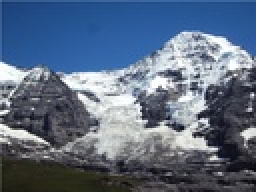
%> input picture M2.JPG, 128 x 96 px, shrunk from 400 x 300 before the run (shown 2 times larger)
$ octave image_plot.m   (GNU Octave 9; MATLAB toolbox functions it lacks are replaced by stand-ins)
%> lines starting %> are read from the running program, lines starting %| are printed output that depends on the picture
### FAST2.m
function [coins] =  FAST2(image, seuil, n)
image = rgb2gray(image);
[l,c] = size(image);
% Detection des caracteristique
coins = [];
for i= 4:l-3
    for j = 4:c-3
        i_p = image(i,j);

        P = [image(i,j-3), image(i+1,j-3), image(i+2,j-2), image(i+3,j-1), image(i+3,j), image(i+3,j+1), image(i+2,j+2), image(i+1,j+3),image(i,j+3), image(i-1,j+3), image(i-2,j+2), image(i-3,j+1), image(i-3,j),image(i-3,j-1) ,image(i-2,j-2) ,image(i-1,j-3)];
         index_P = [i,j-3; i+1,j-3; i+2,j-2; i+3,j-1; i+3,j; i+3,j+1; i+2,j+2; i+1,j+3; i,j+3; i-1,j+3; i-1,j+3; i-2,j+2; i-3,j+1; i-3,j; i-3,j-1; i-2,j-2; i-1,j-3];

        % Seuils de comparaisons
        seuil_haut = i_p + seuil;
        seuil_bas = i_p - seuil;

        % Les conditions
        condition_1 = [ P(1)> seuil_haut, P(5)> seuil_haut, P(9)> seuil_haut, P(13) > seuil_haut];
        condition_2 = [ P(1)< seuil_bas, P(5)< seuil_bas, P(9)< seuil_bas, P(13) < seuil_bas];

        if (sum(condition_1) == 3) || (sum(condition_2) == 3)
            condition_3 = P > seuil_haut;
            condition_4 = P < seuil_bas;

            if sum(sum(condition_3)) >= n || sum(sum(condition_4)) >= n
                    % le point est alors un coin
                %distance = abs(P - P(1));
                %[M, I] = max(distance,[],'all', 'linear');
                %coins = [coins, [index_P(I,2); index_P(I,1)]] ;
                coins = [coins, [j;i]];
            end

        end
    end
end

end

### image_plot.m
clc;
clear all;
close all;

%% Lecture des images
image1 = imread('M2.jpg');
%> image1 is the input picture: size 96x128x3 uint8; mean R, G, B 92.9, 108.5, 130.9
image2 = imread('M3.jpg');
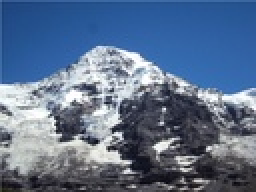
%> input picture M3.JPG, 128 x 96 px, shrunk from 400 x 300 before the run (shown 2 times larger)
%> image2 is the input picture: size 96x128x3 uint8; mean R, G, B 93, 113.1, 142.1

%% Initialisation des paramètres
seuil1 = 80;
seuil2 = 80;
seuil3 = 80;
seuil4 = 80;

n1 = 6;
n2 = 9;
n3 = 12;
n4 = 15;

%% Calcul de l'algorithmes Fast
coins1 = FAST2(image1, seuil1, n1);
%> in FAST2, `image = rgb2gray(image);`:
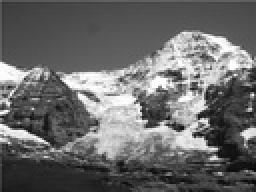
%> image: size 96x128 uint8 (shown 2 times larger); min 8, max 255, mean 106.4
%> after the loop in FAST2, `for i= 4:l-3`: coins = 177 columns, first 8: [104 105 99 108 105 106 106 107; 19 19 20 25 27 27 28 28]; condition_3 = [false false false false false false false false false false false false false false false false]; condition_4 = [false true true true true true false false true true true true true true true false]
%> coins1 has the same summary as coins in FAST2
coins2 = FAST2(image1, seuil2, n2);
%> coins2 = 153 columns, first 8: [104 105 99 108 105 106 106 107; 19 19 20 25 27 27 28 28]
coins3 = FAST2(image1, seuil3, n3);
%> coins3 = 61 columns, first 8: [99 108 102 91 118 98 99 100; 20 25 29 35 38 39 39 39]
coins4 = FAST2(image1, seuil4, n4);
%> coins4 = [111 107 108 111; 47 80 80 87]

figure;

subplot(2,2,1); imshow(image1); hold on; plot(coins1(1,:), coins1(2,:), 'r+'); hold on; title("N = 6, Seuil = 80");
subplot(2,2,2); imshow(image1); hold on; plot(coins2(1,:), coins2(2,:), 'r+'); hold on; title("N = 9, Seuil = 80");
subplot(2,2,3); imshow(image1); hold on; plot(coins3(1,:), coins3(2,:), 'r+'); hold on; title("N = 12, Seuil = 80");
subplot(2,2,4); imshow(image1); hold on; plot(coins4(1,:), coins4(2,:), 'r+'); hold on; title("N = 15, Seuil = 80");
%> after `title("N = 15, Seuil = 80")`:
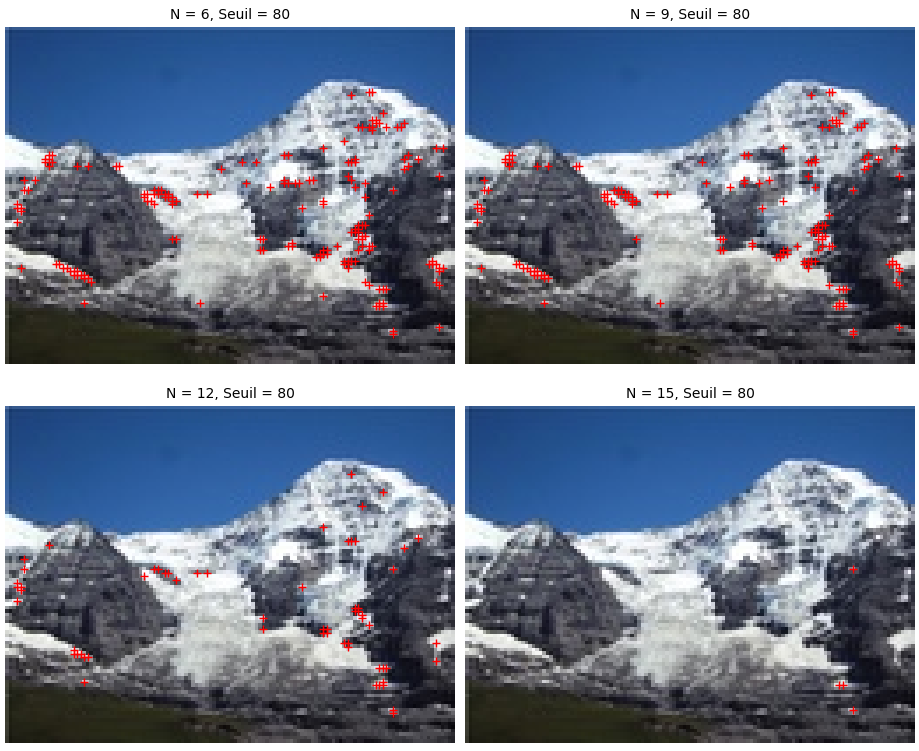
%> figure redrawn from the program's plot data, 4 panels

%% Initialisation des paramètres
seuil1 = 20;
seuil2 = 40;
seuil3 = 60;
seuil4 = 80;

n1 = 12;
n2 = 12;
n3 = 12;
n4 = 12;

%% Calcul de l'algorithmes Fast
coins1 = FAST2(image1, seuil1, n1);
%> coins1 = 629 columns, first 8: [92 95 96 99 100 101 99 104; 17 17 17 17 17 17 19 19]
coins2 = FAST2(image1, seuil2, n2);
%> coins2 = 224 columns, first 8: [100 106 98 101 107 88 109 87; 17 19 20 20 20 23 23 24]
coins3 = FAST2(image1, seuil3, n3);
%> coins3 = 118 columns, first 8: [100 98 99 109 105 106 113 87; 17 20 20 25 27 28 28 29]
coins4 = FAST2(image1, seuil4, n4);
%> coins4 = 61 columns, first 8: [99 108 102 91 118 98 99 100; 20 25 29 35 38 39 39 39]

figure;

subplot(2,2,1); imshow(image1); hold on; plot(coins1(1,:), coins1(2,:), 'r+'); hold on; title("N = 12, Seuil = 20");
subplot(2,2,2); imshow(image1); hold on; plot(coins2(1,:), coins2(2,:), 'r+'); hold on; title("N = 12, Seuil = 40");
subplot(2,2,3); imshow(image1); hold on; plot(coins3(1,:), coins3(2,:), 'r+'); hold on; title("N = 12, Seuil = 60");
subplot(2,2,4); imshow(image1); hold on; plot(coins4(1,:), coins4(2,:), 'r+'); hold on; title("N = 12, Seuil = 80");
%> after `title("N = 12, Seuil = 80")`:
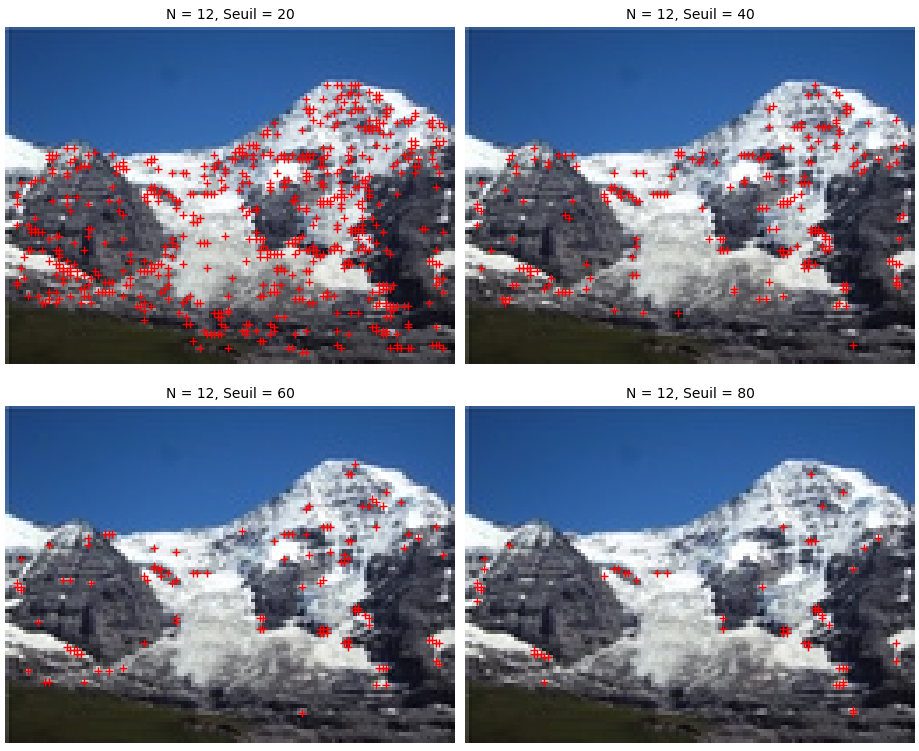
%> figure redrawn from the program's plot data, 4 panels
